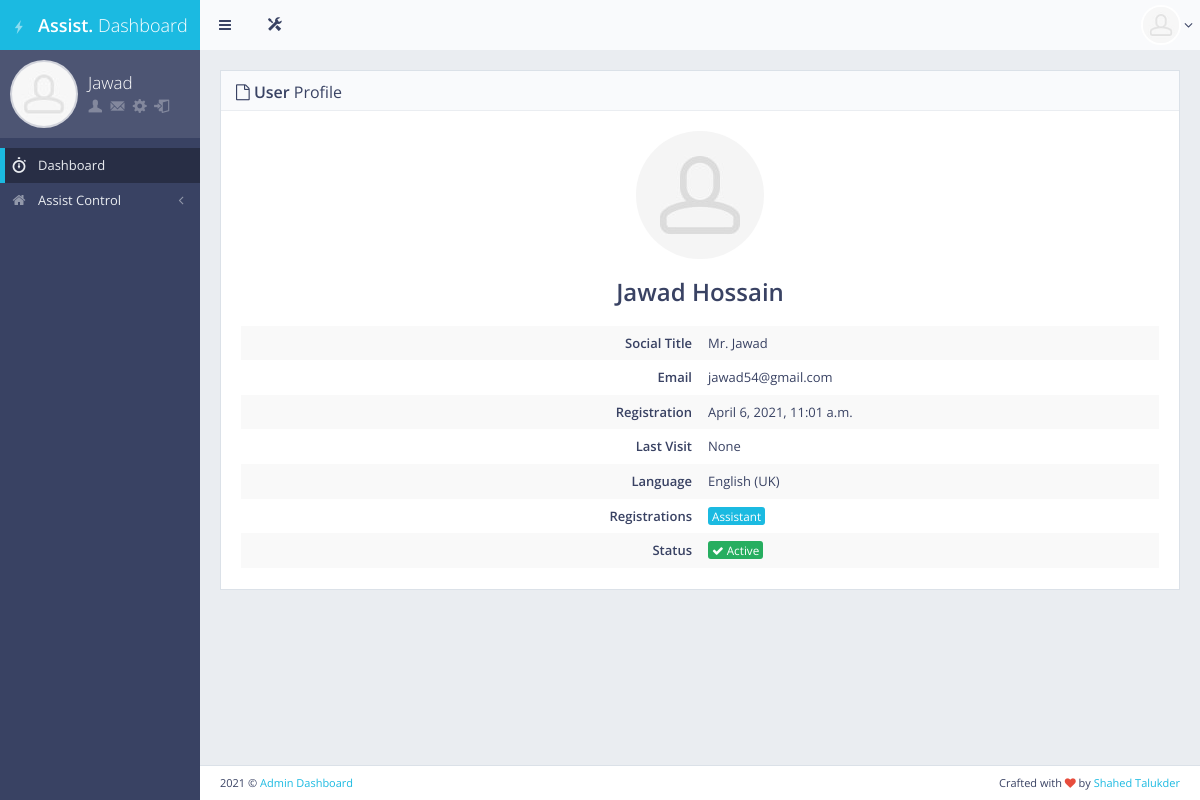
/profile/ (signed in), run on an earlier commit of the app's database.
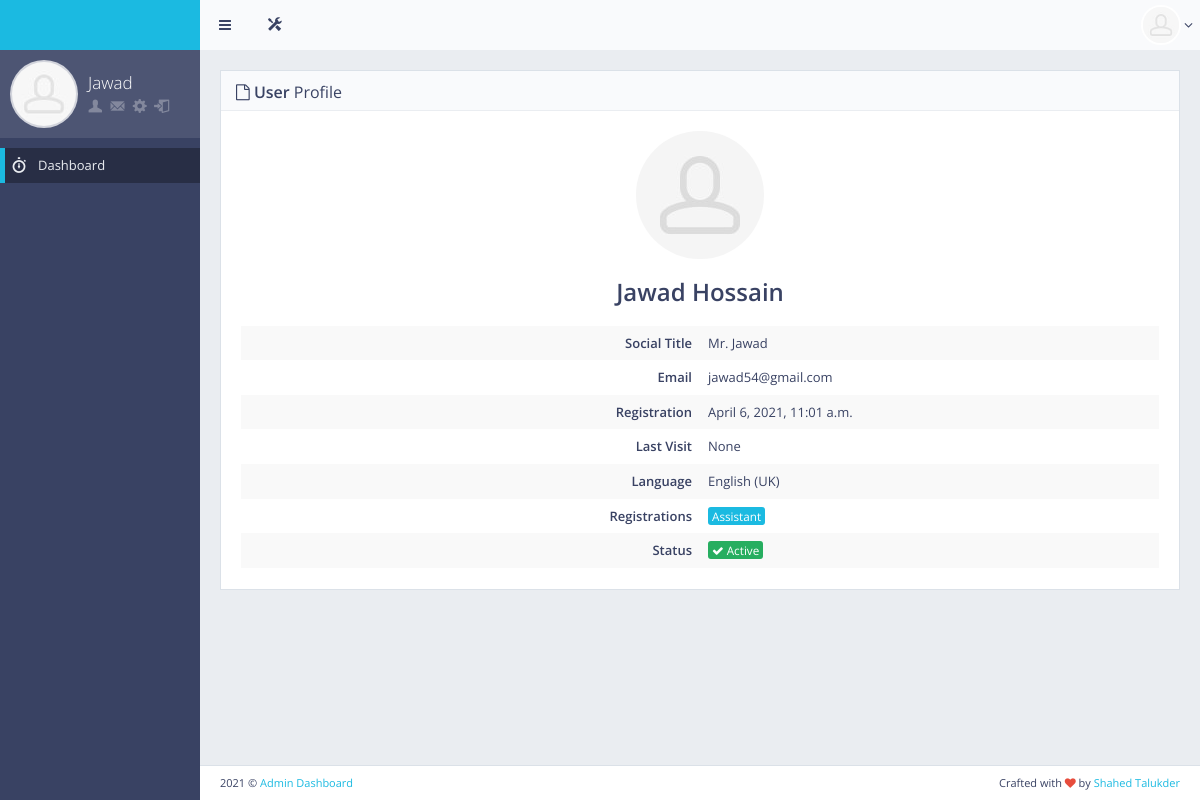
And on a later commit of the database.
### main/views.py (the view)
# urls.py: path('profile/', views.user_profile, name="user_profile"),
def user_profile(request):
    if request.user.is_authenticated:
        return render(request, 'user_profile.html', {"title":"{} Profile".format(request.user.username.title())})
    else:
        return redirect('/')

### main/templates/user_profile.html (shortened to what this page needs)
{%extends 'base.html'%}
{%load static%}
{%block main_content%}
<div id="page-content" style="min-height: 1189px;">
    <div class="row">
        <div class="col-lg-12">
            <div class="block">
                <div class="block-title">
                    <h2><i class="fa fa-file-o"></i> <strong>User</strong> Profile</h2>
                </div>
                <div class="block-section text-center">
                    <a href="javascript:void(0)">
                        <img src="{%static 'front/'%}img/placeholders/avatars/avatar4@2x.jpg" alt="avatar" class="img-circle">
                    </a>
                    <h3>
                        <strong>{{user.first_name | title}} {{user.last_name | title}}</strong><br><small></small>
                    </h3>
                </div>
                <table class="table table-borderless table-striped table-vcenter">
                    <tbody>
                        <tr>
                            <td class="text-right" style="width: 50%;"><strong>Social Title</strong></td>
                            <td>Mr. {{user.first_name}}</td>
                        </tr>
                        <tr>
                            <td class="text-right"><strong>Email</strong></td>
                            <td>{{user.email}}</td>
                        </tr>
                        <tr>
                            <td class="text-right"><strong>Registration</strong></td>
                            <td>{{user.date_joined}}</td>
                        </tr>
                        <tr>
                            <td class="text-right"><strong>Last Visit</strong></td>
                            <td>{{user.last_login}}</td>
                        </tr>
                        <tr>
                            <td class="text-right"><strong>Language</strong></td>
                            <td>English (UK)</td>
                        </tr>
                        <tr>
                            <td class="text-right"><strong>Registrations</strong></td>
                            {%if user.is_superuser%}
                            <td><span class="label label-primary">Admin</span></td>
                            {%elif user.is_doctor%}
                            <td><span class="label label-primary">Doctor</span></td>
                            {%elif user.is_nurse%}
                            <td><span class="label label-primary">Nurse</span></td>
                            {%else%}
                            <td><span class="label label-primary">Assistant</span></td>
                            {%endif%}
                        </tr>
                        <tr>
                            <td class="text-right"><strong>Status</strong></td>
                            {%if user.is_active%}
                            <td><span class="label label-success"><i class="fa fa-check"></i> Active</span></td>
                            {%else%}
                            <td><span class="label label-danger"><i class="fa fa-check"></i>Not Active</span></td>
                            {%endif%}
                        </tr>
                    </tbody>
                </table>
            </div>
        </div>
    </div>
</div>
{%endblock main_content%}

### main/templates/base.html (shortened to what the changed rows need)
<!DOCTYPE html> {%load static%}
<html class="no-js" lang="en">
<head>
    <link rel="stylesheet" href="{% static 'front/' %}css/bootstrap.min.css">
    <link rel="stylesheet" href="{% static 'front/' %}css/plugins.css">
    <link rel="stylesheet" href="{% static 'front/' %}css/main.css">
    <link rel="stylesheet" href="{% static 'front/' %}css/themes.css">
</head>
<body>
    <div id="page-wrapper">
        <div id="page-container" class="sidebar-partial sidebar-visible-lg sidebar-no-animations">
            <div id="sidebar">
                <div id="sidebar-scroll">
                    <div class="sidebar-content">
                        <a href="{%url 'home'%}" class="sidebar-brand">
                            {%if user.is_superuser%}
                                <i class="gi gi-flash"></i><span class="sidebar-nav-mini-hide"><strong>Admin </strong>Dashboard</span>
                            {%elif user.is_doctor%}
                                <i class="gi gi-flash"></i><span class="sidebar-nav-mini-hide"><strong>Dr. </strong>Dashboard</span>
                            {%elif user.is_assistant%}
                                <i class="gi gi-flash"></i><span class="sidebar-nav-mini-hide"><strong>Assist. </strong>Dashboard</span>
                            {%elif user.is_nurse%}
                                <i class="gi gi-flash"></i><span class="sidebar-nav-mini-hide"><strong>Nurse. </strong>Dashboard</span>
                            {%endif%}
                        </a>
                        <div class="sidebar-section sidebar-user clearfix sidebar-nav-mini-hide">
                            <div class="sidebar-user-avatar">
                            </div>
                            <div class="sidebar-user-name">{{user.first_name | title}}</div>
                            <div class="sidebar-user-links">
                            </div>
                        </div>
                        <ul class="sidebar-nav">
                            <li>
                            </li>
                            <li>
                                {%if user.is_superuser%}
                                <a href="#" class="sidebar-nav-menu"><i class="fa fa-angle-left sidebar-nav-indicator sidebar-nav-mini-hide"></i><i class="fa fa-home sidebar-nav-icon"></i><span class="sidebar-nav-mini-hide">User Control</span></a>
                                <ul>
                                    <li>
                                        <a href="{%url 'patient'%}">Student Information</a>
                                    </li>
                                    <li>
                                        <a href="{%url 'addDoctorInformation'%}">Doctor Information</a>
                                    </li>
                                    <li>
                                        <a href="{%url 'crudAssistant'%}">Assistant Information</a>
                                    </li>
                                    <li>
                                        <a href="{%url 'crudModerator'%}">Moderator Information</a>
                                    </li>
                                    <li>
                                        <a href="{%url 'crudDriver'%}">Driver Information</a>
                                    </li>
                                    <li>
                                        <a href="{%url 'control_info'%}">Control Info</a>
                                    </li>
                                    <li>
                                        <a href="/reports_and_feedbacks">Check Feedback/Reports</a>
                                    </li>
                                </ul>
                                {%elif user.is_assistant%}
                                <a href="#" class="sidebar-nav-menu"><i class="fa fa-angle-left sidebar-nav-indicator sidebar-nav-mini-hide"></i><i class="fa fa-home sidebar-nav-icon"></i><span class="sidebar-nav-mini-hide">Assist Control</span></a>
                                {%endif%}
                            </li>
                        </ul>
                    </div>
                </div>
            </div>
            <div id="main-container">
                {%block main_content%}{%endblock main_content%}
            </div>
        </div>
    </div>
</body>
</html>

What changed in the data, as far as the page shows it:
changed User "Jawad": is_assistant True → False (drawn)
Also different on the page:
text no longer shown: "Assist. Dashboard Assist Control"
